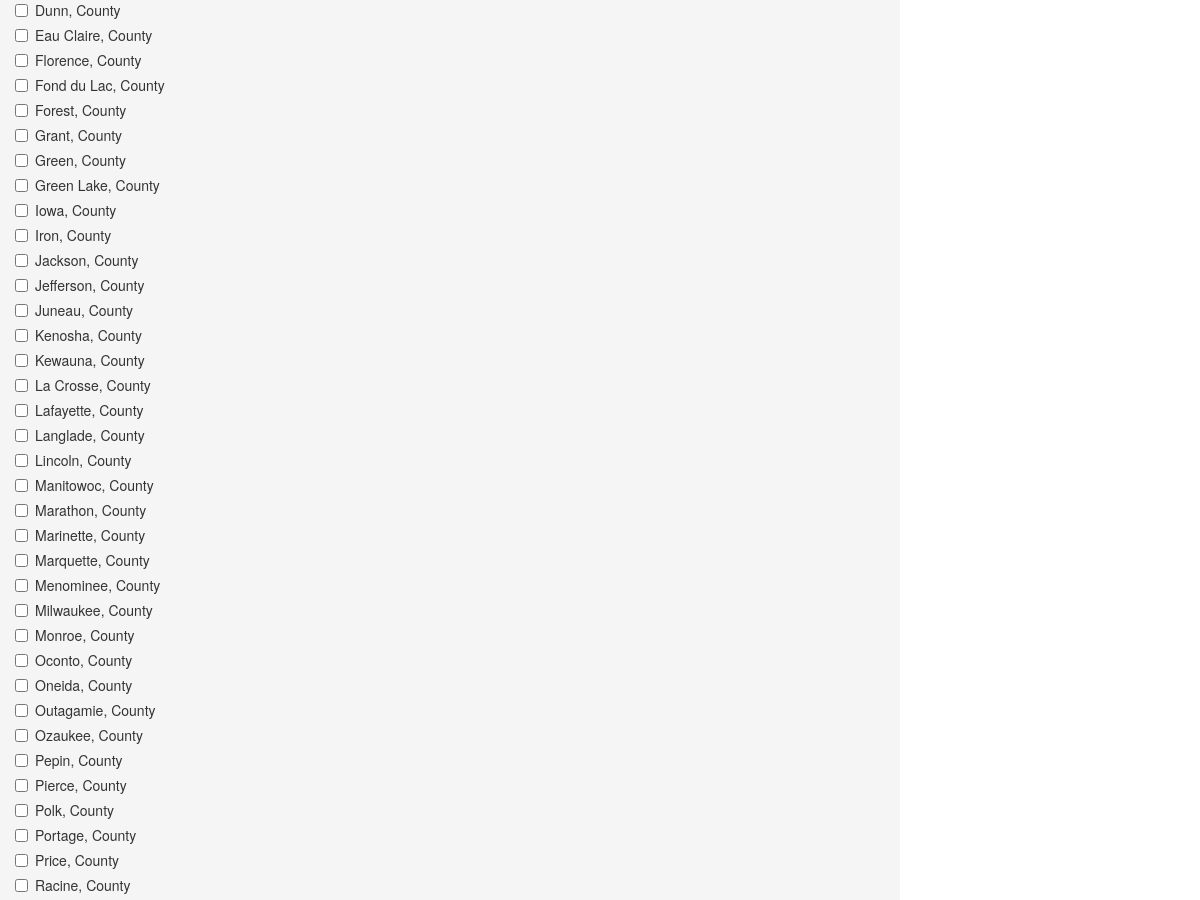
The app's page /php/admin/admin_add.php (middle part), older data.
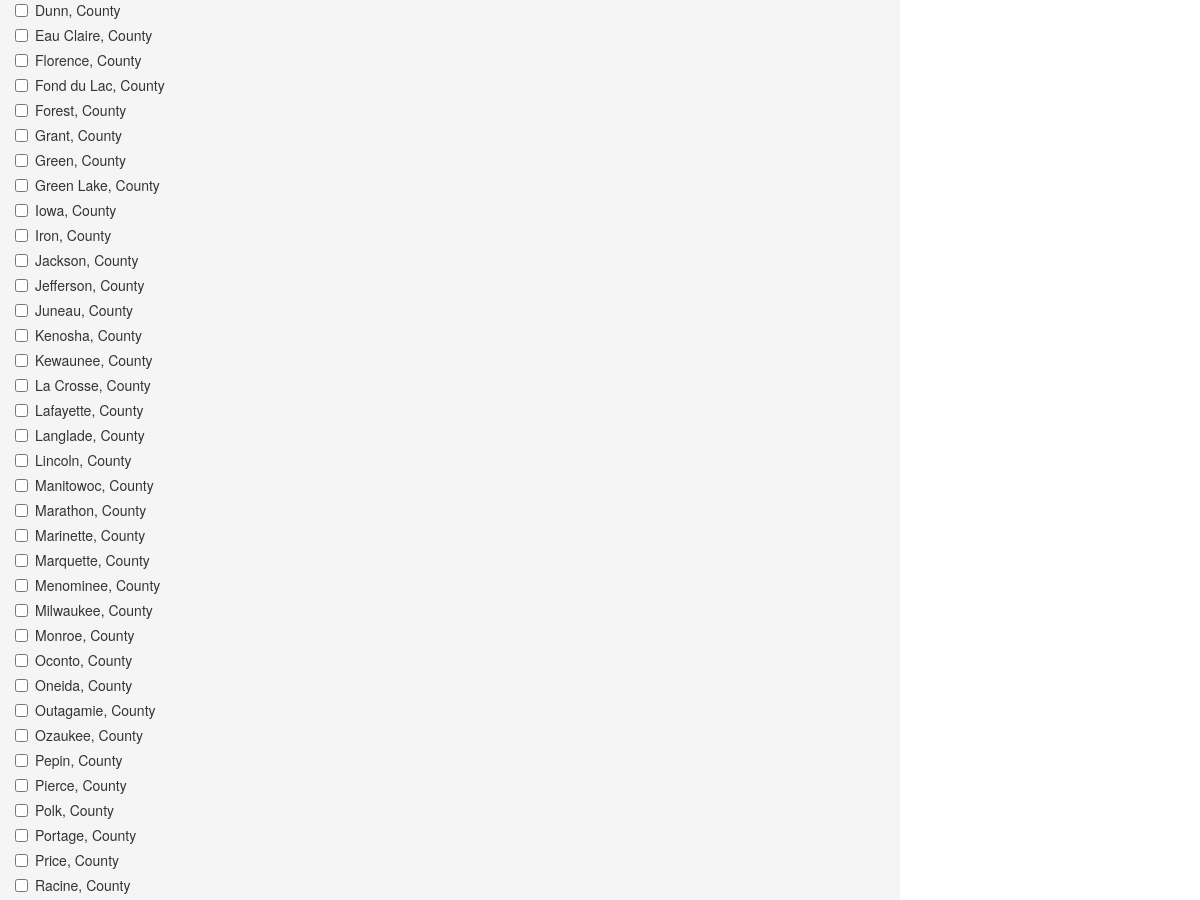
The same page, newer data.
### tables this page shows
CREATE TABLE `Counties` (
  `CountyID` int(11) NOT NULL,
  `CountyName` varchar(45) DEFAULT NULL
);

### php/model/db.php (called while the page is built, shortened)
<?php
    function getAccess() {
        $dsn = 'mysql:host=localhost;dbname=resource_db';
        $username = 'root';
        $password = 'root';
        try {
            $db = new PDO($dsn, $username, $password);
            $db->setAttribute(PDO::ATTR_ERRMODE, PDO::ERRMODE_EXCEPTION);
            return $db;
        } catch (PDOException $err) {
            exit($err->getMessage());
        }
    }
	function getAll($table="") {
		$db = getAccess();
		$query = "SELECT * FROM " .$table;
		$statement = $db->prepare($query);
		$workQuery = $statement->execute();
		$newFeedback = $statement->fetchAll();
		return $newFeedback;
	}
?>

### php/admin/admin_add.php (the view, shortened to what this page needs)
<?php
    require'../includes/admin-head.php';
    require '../model/db.php'
?>
    <div class="row">
        <div id="addForm" class="col-md-9">
            <div class="row">
                <div class="col-xs-12">
                    <form action="../controller/adminChange.php" method="post">
                        <div class="form-group">
                            <?php
                                $resTypes = getAll('Counties');
                                foreach ($resTypes as $curType) {
                                    if (isset($_POST['curID']) == true) {
                                        if($curType['CountyName'] === handleSQL('SELECT * FROM Counties c INNER JOIN CountyAssignment ca ON c.CountyID = ca.CountyID INNER JOIN Resources r ON r.CountyAssignmentID = ca.CountyAssignmentID WHERE r.ResourceID = :ID',[':ID'],[$_POST['curID']],0)['CountyName']){
                                            echo "<div class=\"checkbox\">
                                            <label><input name='Counties[]' type=\"checkbox\" value=\"{$curType['CountyID']}\" checked>{$curType['CountyName']}, County</label>
                                           </div>";
                                        } else {
                                            echo "<div class=\"checkbox\">
                                            <label><input name='Counties[]' type=\"checkbox\" value=\"{$curType['CountyID']}\">{$curType['CountyName']}, County</label>
                                           </div>";
                                        }
                                    } else {
                                        echo "<div class=\"checkbox\">
                                            <label><input name='Counties[]' type=\"checkbox\" value=\"{$curType['CountyID']}\">{$curType['CountyName']}, County</label>
                                           </div>";
                                    }
                                }
                            ?>
                        </div>
                    </form>
                </div>
            </div>
        </div>
    </div>
<?php require'../includes/admin-footer.php'; ?>

Row changes from the older to the newer data that the page shows:
changed counties: CountyName "Kewauna" → "Kewaunee"
